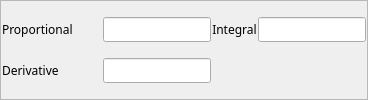
           <widget class="QFrame" name="frame_8">
            <property name="frameShape">
             <enum>QFrame::StyledPanel</enum>
            </property>
            <property name="frameShadow">
             <enum>QFrame::Raised</enum>
            </property>
            <layout class="QVBoxLayout" name="verticalLayout_11" stretch="1,1">
             <property name="spacing">
              <number>1</number>
             </property>
             <property name="margin">
              <number>1</number>
             </property>
             <item>
              <layout class="QHBoxLayout" name="horizontalLayout_9" stretch="1,1,1,1">
               <property name="spacing">
                <number>1</number>
               </property>
               <item>
                <widget class="QLabel" name="label_19">
                 <property name="sizePolicy">
                  <sizepolicy hsizetype="Fixed" vsizetype="Preferred">
                   <horstretch>0</horstretch>
                   <verstretch>0</verstretch>
                  </sizepolicy>
                 </property>
                 <property name="minimumSize">
                  <size>
                   <width>100</width>
                   <height>0</height>
                  </size>
                 </property>
                 <property name="font">
                  <font>
                   <family>Abyssinica SIL</family>
                   <pointsize>9</pointsize>
                  </font>
                 </property>
                 <property name="text">
                  <string>Proportional</string>
                 </property>
                </widget>
               </item>
               <item>
                <widget class="QELineEdit" name="qelineedit_17">
                 <property name="sizePolicy">
                  <sizepolicy hsizetype="Minimum" vsizetype="Fixed">
                   <horstretch>0</horstretch>
                   <verstretch>0</verstretch>
                  </sizepolicy>
                 </property>
                 <property name="minimumSize">
                  <size>
                   <width>0</width>
                   <height>1</height>
                  </size>
                 </property>
                 <property name="font">
                  <font>
                   <family>Abyssinica SIL</family>
                   <pointsize>9</pointsize>
                  </font>
                 </property>
                 <property name="variable" stdset="0">
                  <string>DMC01:$(M).PCOF</string>
                 </property>
                 <property name="addUnits">
                  <bool>false</bool>
                 </property>
                </widget>
               </item>
               <item>
                <widget class="QLabel" name="label_20">
                 <property name="sizePolicy">
                  <sizepolicy hsizetype="Preferred" vsizetype="Preferred">
                   <horstretch>0</horstretch>
                   <verstretch>0</verstretch>
                  </sizepolicy>
                 </property>
                 <property name="font">
                  <font>
                   <family>Abyssinica SIL</family>
                   <pointsize>9</pointsize>
                  </font>
                 </property>
                 <property name="text">
                  <string>Integral</string>
                 </property>
                 <property name="alignment">
                  <set>Qt::AlignCenter</set>
                 </property>
                </widget>
               </item>
               <item>
                <widget class="QELineEdit" name="qelineedit_18">
                 <property name="sizePolicy">
                  <sizepolicy hsizetype="Minimum" vsizetype="Fixed">
                   <horstretch>0</horstretch>
                   <verstretch>0</verstretch>
                  </sizepolicy>
                 </property>
                 <property name="minimumSize">
                  <size>
                   <width>0</width>
                   <height>1</height>
                  </size>
                 </property>
                 <property name="font">
                  <font>
                   <family>Abyssinica SIL</family>
                   <pointsize>9</pointsize>
                  </font>
                 </property>
                 <property name="variable" stdset="0">
                  <string>DMC01:$(M).ICOF</string>
                 </property>
                 <property name="addUnits">
                  <bool>false</bool>
                 </property>
                </widget>
               </item>
              </layout>
             </item>
             <item>
              <layout class="QHBoxLayout" name="horizontalLayout_10" stretch="1,1,1,1">
               <property name="spacing">
                <number>1</number>
               </property>
               <item>
                <widget class="QLabel" name="label_21">
                 <property name="sizePolicy">
                  <sizepolicy hsizetype="Fixed" vsizetype="Preferred">
                   <horstretch>0</horstretch>
                   <verstretch>0</verstretch>
                  </sizepolicy>
                 </property>
                 <property name="minimumSize">
                  <size>
                   <width>100</width>
                   <height>0</height>
                  </size>
                 </property>
                 <property name="font">
                  <font>
                   <family>Abyssinica SIL</family>
                   <pointsize>9</pointsize>
                  </font>
                 </property>
                 <property name="text">
                  <string>Derivative</string>
                 </property>
                </widget>
               </item>
               <item>
                <widget class="QELineEdit" name="qelineedit_19">
                 <property name="sizePolicy">
                  <sizepolicy hsizetype="Minimum" vsizetype="Fixed">
                   <horstretch>0</horstretch>
                   <verstretch>0</verstretch>
                  </sizepolicy>
                 </property>
                 <property name="minimumSize">
                  <size>
                   <width>0</width>
                   <height>1</height>
                  </size>
                 </property>
                 <property name="font">
                  <font>
                   <family>Abyssinica SIL</family>
                   <pointsize>9</pointsize>
                  </font>
                 </property>
                 <property name="variable" stdset="0">
                  <string>DMC01:$(M).DCOF</string>
                 </property>
                 <property name="addUnits">
                  <bool>false</bool>
                 </property>
                </widget>
               </item>
               <item>
                <spacer name="horizontalSpacer_8">
                 <property name="orientation">
                  <enum>Qt::Horizontal</enum>
                 </property>
                 <property name="sizeHint" stdset="0">
                  <size>
                   <width>40</width>
                   <height>5</height>
                  </size>
                 </property>
                </spacer>
               </item>
               <item>
                <spacer name="horizontalSpacer_9">
                 <property name="orientation">
                  <enum>Qt::Horizontal</enum>
                 </property>
                 <property name="sizeHint" stdset="0">
                  <size>
                   <width>40</width>
                   <height>5</height>
                  </size>
                 </property>
                </spacer>
               </item>
              </layout>
             </item>
            </layout>
           </widget>
